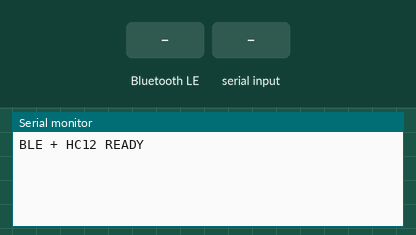
Simulated run of this sketch. Board: ESP32. On the bench: the last lines printed to the serial monitor. The test bench sets the inputs (shaded band). Nothing arrives over Bluetooth unless stated; a phone connects over Bluetooth LE 3 s after start.

Above: at 1.2 s.
1.3 s: Bluetooth LE write "1" received
At 2.5 s:
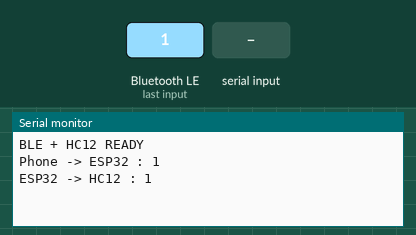
2.8 s: "1\n" received over the second serial link
At 2.96 s:
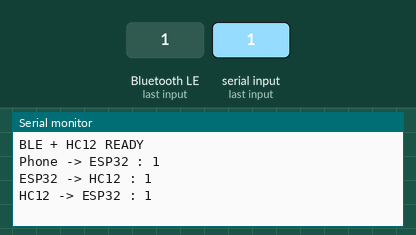
4.5 s: "0\n" received over the second serial link
At 5.7 s:
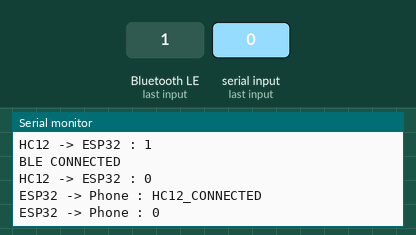
6.0 s: Bluetooth LE write "0" received
At 7.6 s:
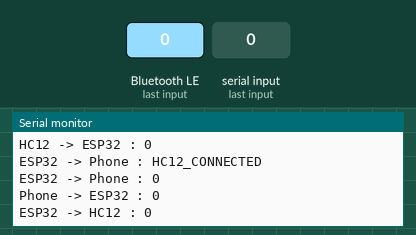

Measured:
- after the input at 1.3 s, the serial monitor: prints a new line after 0.05 s (image 1)
- after the input at 2.8 s, the serial monitor: prints a new line at once (image 2)
- after the input at 4.5 s, the serial monitor: prints a new line at once (image 3)
- after the input at 6.0 s, the serial monitor: prints a new line after 0.05 s (image 4)

The sketch:

ESP32_BLE_HC12.ino
```cpp
#include <BLEDevice.h>
#include <BLEServer.h>
#include <BLEUtils.h>
#include <BLE2902.h>

HardwareSerial HC12(2);

#define SERVICE_UUID "6E400001-B5A3-F393-E0A9-E50E24DCCA9E"
#define RX_UUID "6E400002-B5A3-F393-E0A9-E50E24DCCA9E"
#define TX_UUID "6E400003-B5A3-F393-E0A9-E50E24DCCA9E"

BLECharacteristic *txCharacteristic;

bool deviceConnected = false;
String hc12Buffer = "";

class RXCallback : public BLECharacteristicCallbacks {
  void onWrite(BLECharacteristic *pCharacteristic) override {

    String value = pCharacteristic->getValue().c_str();
    value.trim();

    if (value.length() > 0) {
      Serial.print("Phone -> ESP32 : ");
      Serial.println(value);

      HC12.println(value);

      Serial.print("ESP32 -> HC12 : ");
      Serial.println(value);
    }
  }
};

class ServerCallbacks : public BLEServerCallbacks {
  void onConnect(BLEServer *pServer) override {
    deviceConnected = true;
    Serial.println("BLE CONNECTED");
  }

  void onDisconnect(BLEServer *pServer) override {
    deviceConnected = false;
    Serial.println("BLE DISCONNECTED");

    delay(200);
    BLEDevice::startAdvertising();

    Serial.println("BLE ADVERTISING RESTARTED");
  }
};

void sendToPhone(String message) {
  if (!deviceConnected) return;

  txCharacteristic->setValue(message.c_str());
  txCharacteristic->notify();

  Serial.print("ESP32 -> Phone : ");
  Serial.println(message);
}

void setup() {
  Serial.begin(115200);

  // HC-12
  HC12.begin(115200, SERIAL_8N1, 16, 17);

  // BLE
  BLEDevice::init("ESP32_CONE");

  BLEServer *server = BLEDevice::createServer();
  server->setCallbacks(new ServerCallbacks());

  BLEService *service =
    server->createService(SERVICE_UUID);

  // Phone -> ESP32
  BLECharacteristic *rxCharacteristic =
    service->createCharacteristic(
      RX_UUID,
      BLECharacteristic::PROPERTY_WRITE | BLECharacteristic::PROPERTY_WRITE_NR);

  rxCharacteristic->setCallbacks(new RXCallback());

  // ESP32 -> Phone
  txCharacteristic =
    service->createCharacteristic(
      TX_UUID,
      BLECharacteristic::PROPERTY_NOTIFY);

  txCharacteristic->addDescriptor(new BLE2902());

  service->start();

  BLEAdvertising *advertising =
    BLEDevice::getAdvertising();

  advertising->addServiceUUID(SERVICE_UUID);
  advertising->setScanResponse(true);
  advertising->start();

  Serial.println("BLE + HC12 READY");
}

void loop() {

  while (HC12.available()) {
    char c = HC12.read();

    if (c == '\n') {
      hc12Buffer.trim();

      if (hc12Buffer.length() > 0) {
        Serial.print("HC12 -> ESP32 : ");
        Serial.println(hc12Buffer);

        // HC-12 응답이 실제로 들어왔으므로 연결됨으로 판단
        sendToPhone("HC12_CONNECTED");

        // 원래 메시지도 그대로 앱으로 전달
        sendToPhone(hc12Buffer);
      }

      hc12Buffer = "";
    } else if (c != '\r') {
      hc12Buffer += c;
    }
  }

  delay(1);
}
```
